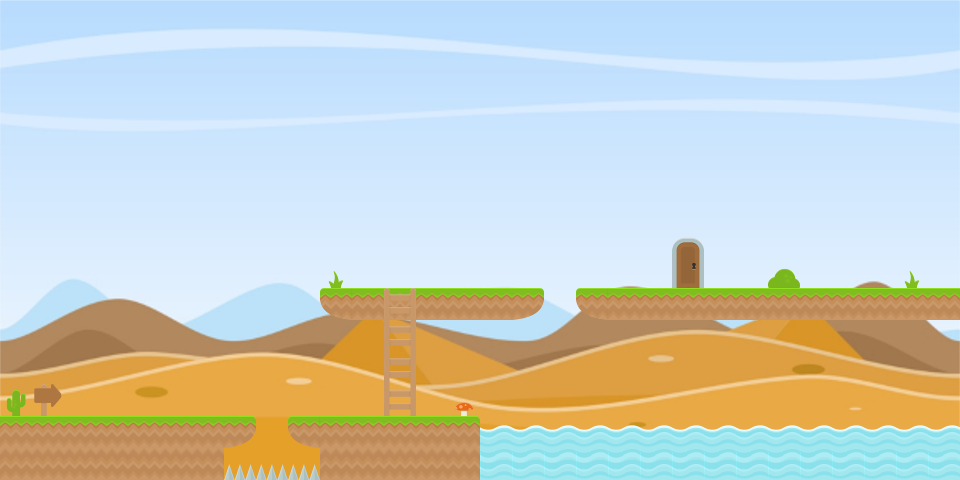

Below is a game level as drawn by its tile map, then a one-line description and the .tmx that defines it (tile-layer data replaced by summaries):
An orthogonal 30x15 tile map with 32x32 px tiles, 6 tile layers (background, water, blocked, unblocked, ...), 4 tilesets.

<map version="1.0" orientation="orthogonal" renderorder="right-down" width="30" height="15" tilewidth="32" tileheight="32" nextobjectid="8">
 <tileset firstgid="1" name="spritesheet_ground" tilewidth="32" tileheight="32" tilecount="128" columns="8">
  <image source="../kenney32/spritesheet_ground.png" trans="ff00ff" width="256" height="512" />
 </tileset>
 <tileset firstgid="129" name="spritesheet_tiles" tilewidth="32" tileheight="32" tilecount="128" columns="8">
  <image source="../kenney32/spritesheet_tiles.png" trans="ff00ff" width="256" height="512" />
 </tileset>
 <tileset firstgid="257" name="spritesheet_items" tilewidth="32" tileheight="32" tilecount="32" columns="8">
  <image source="../kenney32/spritesheet_items.png" trans="ff00ff" width="256" height="128" />
 </tileset>
 <tileset firstgid="289" name="newdesert" tilewidth="32" tileheight="32" tilecount="450" columns="30">
  <image source="../backgrounds/newdesert.jpg" trans="ff00ff" width="960" height="480" />
 </tileset>
 <layer name="background" width="30" height="15">
  <data>[450 cells, 450 non-empty, 450 distinct tile ids]</data>
 </layer>
 <layer name="water" width="30" height="15">
  <data>[450 cells, 33 non-empty, 3 distinct tile ids]</data>
 </layer>
 <layer name="blocked" width="30" height="15">
  <data>[450 cells, 45 non-empty, 6 distinct tile ids]</data>
 </layer>
 <layer name="unblocked" width="30" height="15">
  <data>[450 cells, 6 non-empty, 5 distinct tile ids]</data>
 </layer>
 <layer name="ladder" width="30" height="15">
  <data>[450 cells, 4 non-empty, 2 distinct tile ids]</data>
 </layer>
 <layer name="door" width="30" height="15">
  <data>[450 cells, 2 non-empty, 2 distinct tile ids]</data>
 </layer>
</map>